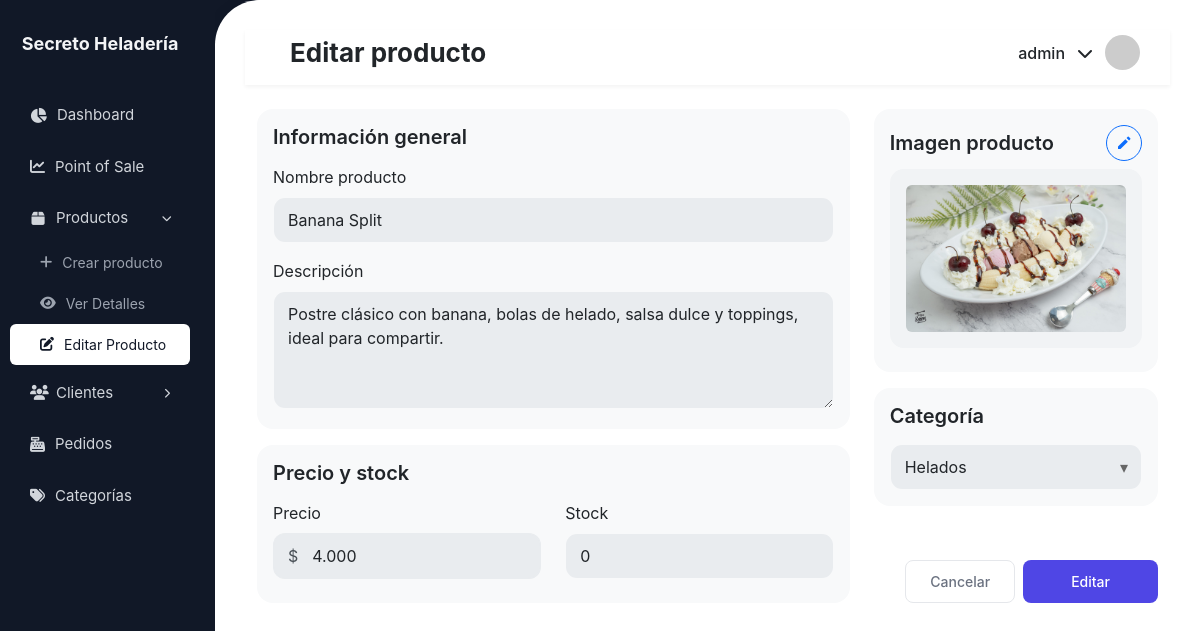
/heladeria/productos/6/editar/ (signed in), run on the app's committed database.
### heladeria/models.py (models this page shows, shortened)
class BaseModel(models.Model):
    STATE_CHOICES = [
        ("ACTIVE", "Active"),
        ("INACTIVE", "Inactive"),
    ]
    state = models.CharField(max_length=10, choices=STATE_CHOICES, default="ACTIVE")
    created_at = models.DateTimeField(auto_now_add=True)
    updated_at = models.DateTimeField(auto_now=True)
    deleted_at = models.DateTimeField(null=True, blank=True)
    class Meta:
        abstract = True

class Producto(BaseModel):
    nombre = models.CharField(max_length=100)
    descripcion = models.TextField(blank=True, null=True)
    precio = models.DecimalField(max_digits=10, decimal_places=0)
    precio_compra = models.DecimalField(max_digits=10, decimal_places=0, default=0)
    stock = models.PositiveIntegerField(default=0)
    imagen = models.ImageField(upload_to='productos/', blank=True, null=True)
    categoria = models.ForeignKey(
        Categoria,
        on_delete=models.SET_NULL,
        null=True,
        blank=True,
        related_name='productos'
    )
    class Meta:
        db_table = 'devices_producto'

### heladeria/decorators.py (the view)
        def _wrapped_view(request, *args, **kwargs):
            if request.user.is_authenticated:
                if request.user.groups.filter(name__in=grupos).exists():
                    return view_func(request, *args, **kwargs)
            raise PermissionDenied

### productos/forms.py (shortened to what this page needs)
class ProductoForm(forms.ModelForm):
    class Meta:
        model = Producto
        fields = ['nombre', 'descripcion', 'categoria', 'precio', 'stock', 'imagen']
        widgets = {
            'nombre': forms.TextInput(attrs={'class': 'form-control'}),
            'descripcion': forms.Textarea(attrs={
                'class': 'form-control',
                'rows': 4
            }),
            'categoria': forms.Select(attrs={'class': 'form-control'}),
            'precio': forms.TextInput(attrs={
                'class': 'form-control',
                'inputmode': 'numeric',
                'autocomplete': 'off'
            }),
            'stock': forms.NumberInput(attrs={'class': 'form-control'}),
            'imagen': forms.FileInput(attrs={'class': 'form-control'}),
        }

### heladeria/models.py (called while the page is built)
    def __str__(self):
        return self.nombre

### heladeria/templatetags/permisos_extras.py (called while the page is built)
@register.filter(name='tiene_grupo')
def tiene_grupo(user, nombre_grupo):
    return user.groups.filter(name=nombre_grupo).exists()

### productos/views.py (called while the page is built)
@grupo_requerido('Admin')
@login_required
def editar_producto(request, pk):
    producto = get_object_or_404(Producto, pk=pk)
    mensaje = None
    tipo_mensaje = None
    if request.method == 'POST':
        form = ProductoForm(request.POST, request.FILES, instance=producto)
        if form.is_valid():
            form.save()
            mensaje = "Producto actualizado correctamente."
            tipo_mensaje = "success"
        else:
            mensaje = "Corrige los errores del formulario."
            tipo_mensaje = "error"
    else:
        form = ProductoForm(instance=producto)
    return render(request, 'productos/form_productos.html', {
        'form': form,
        'accion': 'Editar',
        'mensaje': mensaje,
        'tipo_mensaje': tipo_mensaje
    })

### productos/templates/productos/form_productos.html (shortened to what this page needs)
{% extends 'heladeria/base_generic.html' %}
{% load static %}
{% block extra_css %}
<link rel="stylesheet" href="{% static 'productos/css/producto_form.css' %}">
{% endblock %}
{% block page_title %}
    {{ accion }} producto
{% endblock %}
{% block content %}
<div class="container-fluid mt-4">
    <form id="productoForm" method="post" enctype="multipart/form-data" novalidate>
        <div class="row g-4">
            <div class="col-lg-8">
                <div class="card soft-card mb-3">
                    <div class="card-body">
                        <h5 class="card-title mb-3">Información general</h5>
                        <div class="mb-3">
                            <label class="form-label">Nombre producto</label>
                            {{ form.nombre }}
                        </div>
                        <div class="mb-1">
                            <label class="form-label">Descripción</label>
                            {{ form.descripcion }}
                        </div>
                    </div>
                </div>
                <div class="card soft-card">
                    <div class="card-body">
                        <h5 class="card-title mb-3">Precio y stock</h5>
                        <div class="row">
                            <div class="col-md-6 mb-2">
                                <label class="form-label">Precio</label>
                                <div class="input-group">
                                    <span class="input-group-text">$</span>
                                    {{ form.precio }}
                                </div>
                            </div>
                            <div class="col-md-6 mb-2">
                                <label class="form-label">Stock</label>
                                {{ form.stock }}
                            </div>
                        </div>
                    </div>
                </div>
            </div>
            <div class="col-lg-4 d-flex flex-column">
                <div class="card soft-card mb-3">
                    <div class="card-body">
                        <div class="d-flex justify-content-between align-items-center mb-2">
                            <h5 class="card-title mb-0">Imagen producto</h5>
                            <button type="button"
                                    class="btn btn-sm btn-outline-primary p-2 d-flex align-items-center justify-content-center"
                                    onclick="document.getElementById('id_imagen').click()"
                                    style="width: 36px; height: 36px; border-radius: 50%;">
                                <svg xmlns="http://www.w3.org/2000/svg" width="16" height="16" fill="currentColor" viewBox="0 0 24 24">
                                    <path d="M3 17.25V21h3.75L17.81 9.94l-3.75-3.75L3 17.25zM21.41 6.34c.38-.38.38-1.02 0-1.41
                                            l-2.34-2.34a.9959.9959 0 0 0-1.41 0l-1.83 1.83 3.75 3.75 1.83-1.83z"/>
                                </svg>
                            </button>
                        </div>
                        <div class="image-preview mb-2">
                            <img id="previewImg"
                                src="{% if form.instance.imagen %}
                                        {{ form.instance.imagen.url }}
                                    {% else %}
                                        {% static 'img/placeholder.png' %}
                                    {% endif %}"
                                class="img-fluid rounded">
                        </div>
                    </div>
                </div>
                <div class="card soft-card mb-3">
                    <div class="card-body">
                        <h5 class="card-title mb-3">Categoría</h5>
                        <div class="select-wrapper">
                            {{ form.categoria }}
                        </div>
                    </div>
                </div>
                <div class="mt-auto d-flex justify-content-end gap-2">
                    <a href="{% url 'lista_productos' %}" class="btn-action btn-secondary-action px-4">
                        Cancelar
                    </a>
                    <button type="submit" class="btn-action btn-primary-action px-5">
                        {{ accion }}
                    </button>
                </div>
            </div>
        </div>
    </form>
</div>
{% endblock %}

### heladeria/templates/heladeria/base_generic.html (shortened to what this page needs)
{% load static %}
{% load permisos_extras %}
<!DOCTYPE html>
<html lang="es">
<head>
  <link href="https://cdn.jsdelivr.net/npm/bootstrap@5.3.2/dist/css/bootstrap.min.css" rel="stylesheet">
  <link rel="stylesheet" href="https://cdnjs.cloudflare.com/ajax/libs/font-awesome/6.5.0/css/all.min.css">
  {% block extra_css %}{% endblock %}
  <link rel="stylesheet" href="{% static 'heladeria/css/layout.css' %}">
</head>
<body>
  <aside class="sidebar">
    <div class="brand">Secreto Heladería</div>
    <nav class="menu">
      {% if request.user|tiene_grupo:"Admin" %}
      <a href="{% url 'reporte_dashboard' %}"
        class="{% if request.resolver_match.url_name == 'reporte_dashboard' %}active{% endif %}">
          <i class="fa fa-chart-pie"></i> Dashboard
      </a>
      {% endif %}
      <a href="{% url 'pos_home' %}" class="{% if request.resolver_match.url_name == 'pos_home' %}active{% endif %}">
        <i class="fa fa-chart-line"></i> Point of Sale
      </a>
      {% if request.user|tiene_grupo:"Admin" %}
      <div class="menu-group
        {% if request.resolver_match.url_name in 'lista_productos crear_producto editar_producto detalle_productos' %}
          open
        {% endif %}
      ">
        <a href="{% url 'lista_productos' %}"
          class="menu-parent {% if request.resolver_match.url_name == 'lista_productos' %}active{% endif %}">
          <i class="fa fa-box"></i> Productos
          <i class="fa fa-chevron-right arrow"></i>
        </a>
        <div class="submenu">
          <a href="{% url 'crear_producto' %}"
            class="{% if request.resolver_match.url_name == 'crear_producto' %}active{% endif %}">
            <i class="fa fa-plus"></i> Crear producto
          </a>
          {% if request.resolver_match.url_name == 'detalle_productos' or request.resolver_match.url_name == 'editar_producto' %}
              {% if request.resolver_match.kwargs.pk %}
                  {% with producto_id=request.resolver_match.kwargs.pk %}
                      <a href="{% url 'detalle_productos' producto_id %}"
                        class="{% if request.resolver_match.url_name == 'detalle_productos' %}active{% endif %}">
                          <i class="fa fa-eye"></i> Ver Detalles
                      </a>
                      <a href="{% url 'editar_producto' producto_id %}"
                        class="{% if request.resolver_match.url_name == 'editar_producto' %}active{% endif %}">
                          <i class="fa fa-edit"></i> Editar Producto
                      </a>
                  {% endwith %}
              {% endif %}
          {% endif %}
        </div>
      </div>
      {% endif %}
      <div class="menu-group
      ">
          <a href="{% url 'lista_clientes' %}"
            class="menu-parent {% if request.resolver_match.url_name == 'lista_clientes' %}active{% endif %}">
              <i class="fa fa-users"></i> Clientes
              <i class="fa fa-chevron-right arrow"></i>
          </a>
      </div>
      <a href="{% url 'lista_ventas' %}" class="{% if request.resolver_match.url_name == 'lista_ventas' %}active{% endif %}">
        <i class="fa fa-cash-register"></i> Pedidos
      </a>
      {% if request.user|tiene_grupo:"Admin" %}
      <a href="{% url 'lista_categorias' %}"
        class="{% if request.resolver_match.url_name == 'lista_categorias' %}active{% endif %}">
          <i class="fa fa-tags"></i> Categorías
      </a>
      {% endif %}
    </nav>
  </aside>
  <div class="main-content">
    <div class="content-box">
      <div class="topbar-background"></div>
      <div class="topbar d-flex justify-content-between align-items-center">
        <div class="d-flex align-items-center gap-3">
          <h2 class="mb-0">{% block page_title %}Página{% endblock %}</h2>
        </div>
        <div class="user user-dropdown">
          <span class="user-name">{{ user.username }}</span>
          <i class="fa fa-chevron-down"></i>
          <img class="user-avatar" src="https://ui-avatars.com/api/?name={{ user.username }}&background=random">
        </div>
      </div>
      {% block content %}{% endblock %}
    </div>
  </div>
</body>
</html>

### productos/static/productos/css/producto_form.css (style rules this page uses)
:root { --primary-blue: #4F46E5; --hover-blue: #4338CA; --border-light: #E5E7EB; --text-gray: #6B7280; --bg-light: #F9FAFB; }
.select-wrapper { position: relative; }
.select-wrapper::after { content: "▾"; position: absolute; right: 14px; top: 50%; transform: translateY(-50%); pointer-events: none; color: #666; }
.select-wrapper select { padding-right: 30px; }
.soft-card { border: none; border-radius: 16px; background: #f8f9fa; }
.soft-card .card-title { font-weight: 600; }
.soft-card .form-control, .soft-card .form-select { background-color: #e9ecef; border: 1px solid transparent; border-radius: 12px; padding: 10px 14px; }
.soft-card .input-group { background-color: #e9ecef; border-radius: 12px; border: 1px solid transparent; overflow: hidden; transition: border-color 0.15s ease, box-shadow 0.15s ease; }
.soft-card .input-group-text, .soft-card .input-group .form-control { background-color: #e9ecef; border: none !important; box-shadow: none !important; }
.soft-card .input-group-text { padding: 10px 14px; color: #495057; }
.soft-card .input-group .form-control { padding: 1px; }
.image-preview { background: #f1f3f5; border-radius: 14px; padding: 16px; text-align: center; }
.image-preview img { max-height: 260px; object-fit: contain; }
a { text-decoration: none; }
a.btn-action, a.btn-action:hover, a.btn-action:focus, a.btn-action:active { text-decoration: none; }
.btn-action { padding: 0.625rem 1.25rem; border-radius: 8px; font-weight: 500; border: none; cursor: pointer; transition: all 0.2s; font-size: 0.875rem; display: flex; align-items: center; gap: 0.5rem; text-decoration: none !important; }
.btn-primary-action { background: var(--primary-blue); color: white; }
.btn-secondary-action { background: white; color: var(--text-gray); border: 1px solid var(--border-light); }

### heladeria/static/heladeria/css/layout.css (style rules this page uses)
body { background: #111827; margin: 0; display: flex; height: 100vh; overflow: hidden; font-family: "Inter", sans-serif; }
a { text-decoration: underline; }
a.btn-action, a.btn-action:hover, a.btn-action:focus, a.btn-action:active { text-decoration: none; }
.sidebar { position: fixed; left: 0; top: 0; width: 200px; height: 100vh; background: #111827; padding-top: 30px; display: flex; flex-direction: column; z-index: 100; overflow-y: auto; }
.sidebar .brand { font-size: 18px; font-weight: bold; text-align: center; margin-bottom: 30px; color: #F3F4F6; }
.sidebar .menu > a { display: flex; align-items: center; gap: 10px; padding: 12px 20px; color: #D1D5DB; text-decoration: none; border-radius: 8px; font-size: 15px; margin: 5px 10px; transition: 0.2s; }
.menu-group { margin: 5px 10px; }
.menu-parent { display: flex; align-items: center; gap: 10px; padding: 12px 20px; border-radius: 8px; color: #D1D5DB; font-size: 15px; cursor: pointer; transition: 0.2s; text-decoration: none; }
.menu-parent i:first-child { width: 16px; text-align: center; }
.menu-parent .arrow { margin-left: auto; font-size: 10px; transition: transform 0.2s ease; }
.submenu { max-height: 0; overflow: hidden; transition: max-height 0.25s ease; }
.submenu a { display: flex; align-items: center; gap: 10px; padding: 10px 20px 10px 30px; font-size: 14px; color: #9CA3AF; text-decoration: none; border-radius: 6px; transition: 0.2s; }
.submenu a.active { background: #ffffff; color: #111827; }
.menu-group:hover .submenu, .menu-group.open .submenu { max-height: 200px; }
.menu-group:hover .arrow, .menu-group.open .arrow { transform: rotate(90deg); }
.main-content { margin-left: 215px; flex-grow: 1; padding: 0; overflow: hidden; }
.content-box { padding-top: 45px; background: #fff; border-top-left-radius: 45px; padding: 30px; height: 100vh; overflow-y: auto; box-shadow: 0 4px 20px rgba(0,0,0,0.05); }
.topbar-background { position: fixed; top: 0; width: 100vw; height: 45px; background: #fff; border-top-left-radius: 15px; z-index: 49; }
.topbar { position: sticky; top: 0; z-index: 50; display: flex; justify-content: space-between; align-items: center; box-shadow: 0 2px 4px rgba(0,0,0,0.05); background: #fff; padding: 5px 30px 15px 45px; margin: 0; }
.topbar h2 { font-size: 26px; font-weight: 700; margin-bottom: 10px; }
.topbar .user { display: flex; align-items: center; gap: 12px; font-weight: 500; position: relative; cursor: pointer; }
.topbar .user img { width: 35px; height: 35px; border-radius: 50%; object-fit: cover; }

### data on the page
Producto: nombre "Banana Split", descripcion "Postre clásico con banana, bolas de helado, salsa dulce y toppings, ideal para compartir.", precio "4.000", stock "0", imagen (picture), categoria "Helados"

### other printed values
{{ accion }} "Editar"
{{ user.username }} "admin"
